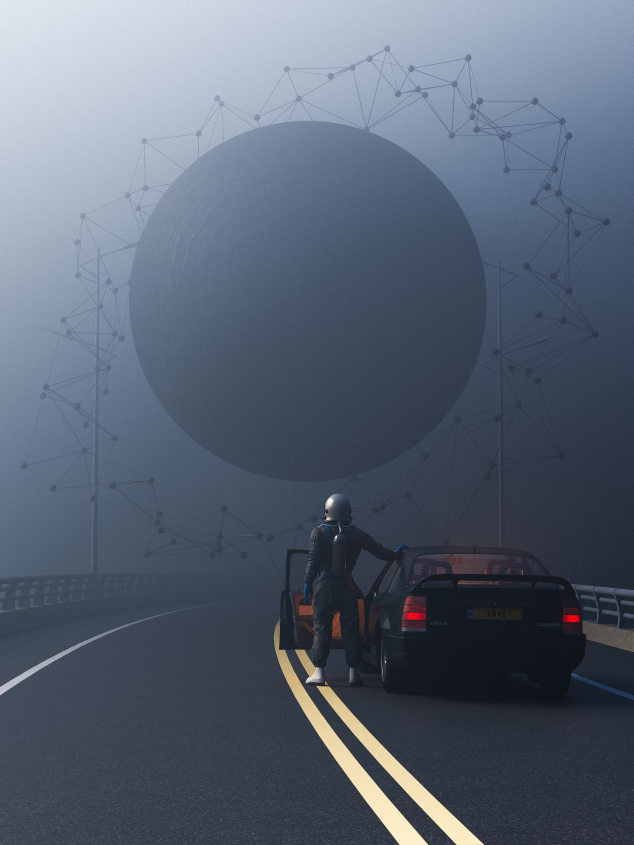
#> input picture JobLess/OpenCv/background.jpg, 2535 x 3380 px (shown at 1/4 size)
$ python L11ImageOpeartions.py
#> lines starting #> are read from the running program, lines starting #| are printed output that depends on the picture
import cv2

img = cv2.imread("./background.jpg")
#> img is the input picture: shape (3380, 2535, 3); mean B, G, R 114.6, 98.9, 88.4
img = cv2.resize(img,(400,600))
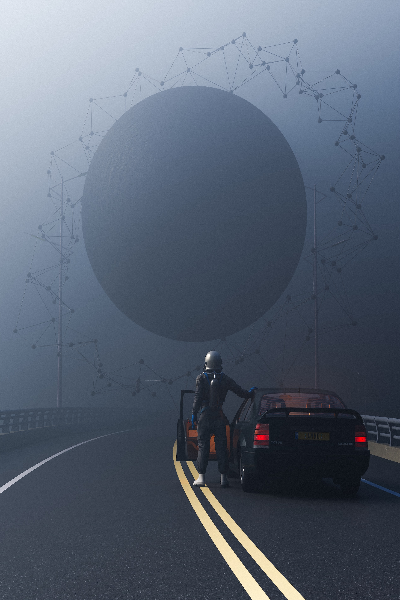
#> img: shape (600, 400, 3); mean B, G, R 114.5, 98.8, 88.3
# Image Operations
# 1. shape
print(img.shape)
#| (600, 400, 3)
print(img.size)
#| 720000
print(img.dtype)
#| uint8
print(type(img))
#| <class 'numpy.ndarray'>
# print(cv2.split(img))
red,green,blue = cv2.split(img)
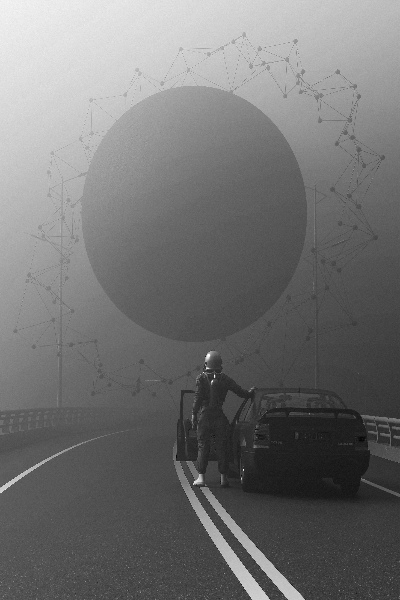
#> red: shape (600, 400); min 5, max 255, mean 114.5
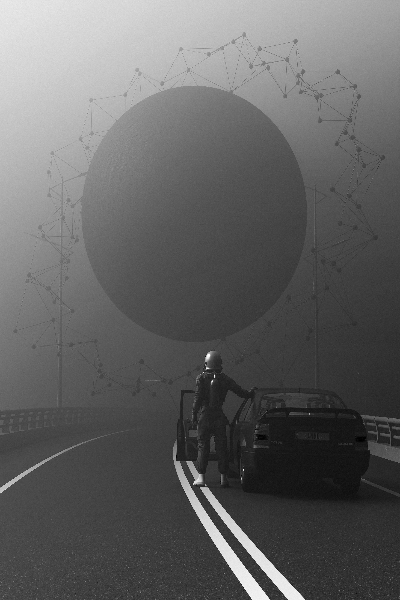
#> green: shape (600, 400); min 0, max 255, mean 98.8
cv2.imshow("redColor",red)
cv2.imshow("greenColor",green)
cv2.imshow("blueColor",blue)


merge_image = cv2.merge((red,green,blue))
cv2.imshow("Merge Color",merge_image)

# Access the pixel value at the specified coordinates
row = 100
col = 200
pixel_value = img[row, col]
#> pixel_value = [150, 124, 107]
# The pixel_value is a NumPy array containing the BGR values
blue_value = pixel_value[0]
#> blue_value = 150
green_value = pixel_value[1]
#> green_value = 124
red_value = pixel_value[2]
#> red_value = 107
print(f"Pixel value at ({row}, {col}): B={blue_value}, G={green_value}, R={red_value}")
#| Pixel value at (100, 200): B=150, G=124, R=107

bluePixel = img[300,200,0] # for blue : 0
#> bluePixel = 84
print("The Pixel Having blue color ==> ",bluePixel)
#| The Pixel Having blue color ==>  84


cv2.imshow("Original",img)
cv2.waitKey(0)
cv2.destroyAllWindows()
